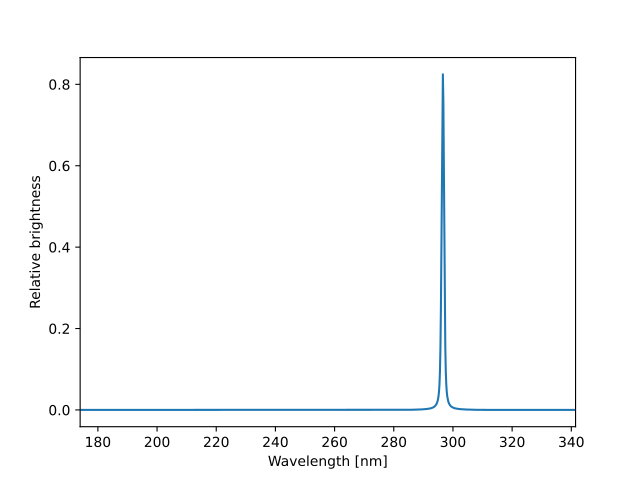

Generate this figure with Python:
import matplotlib.pyplot as plt
import pyuvs as pu

fig, ax = plt.subplots()

template = pu.anc.load_template_oxygen_2972()
wavelengths = pu.anc.load_muv_wavelength_centers()
ax.plot(wavelengths, template)
ax.set_xlim(wavelengths[0], wavelengths[-1])
ax.set_xlabel('Wavelength [nm]')
ax.set_ylabel('Relative brightness')

plt.show()
